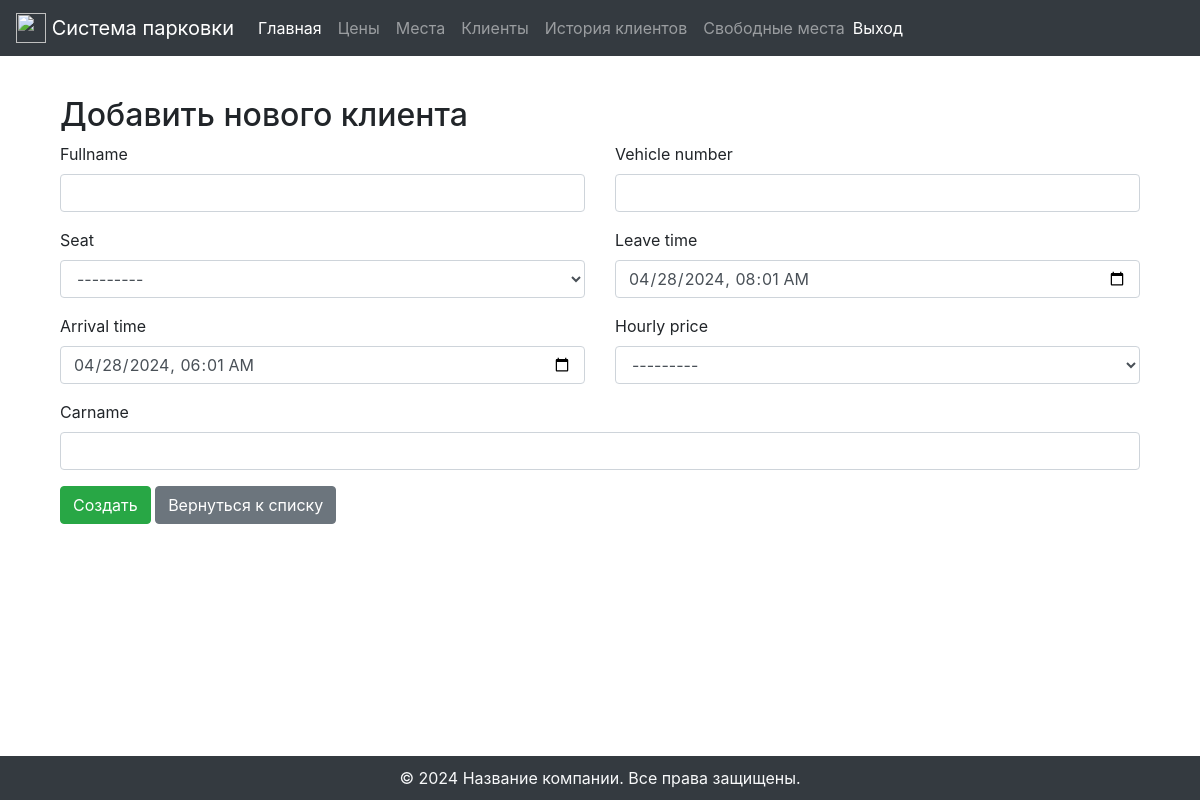
The page /customers/add/ (signed in) on the database as committed earlier.
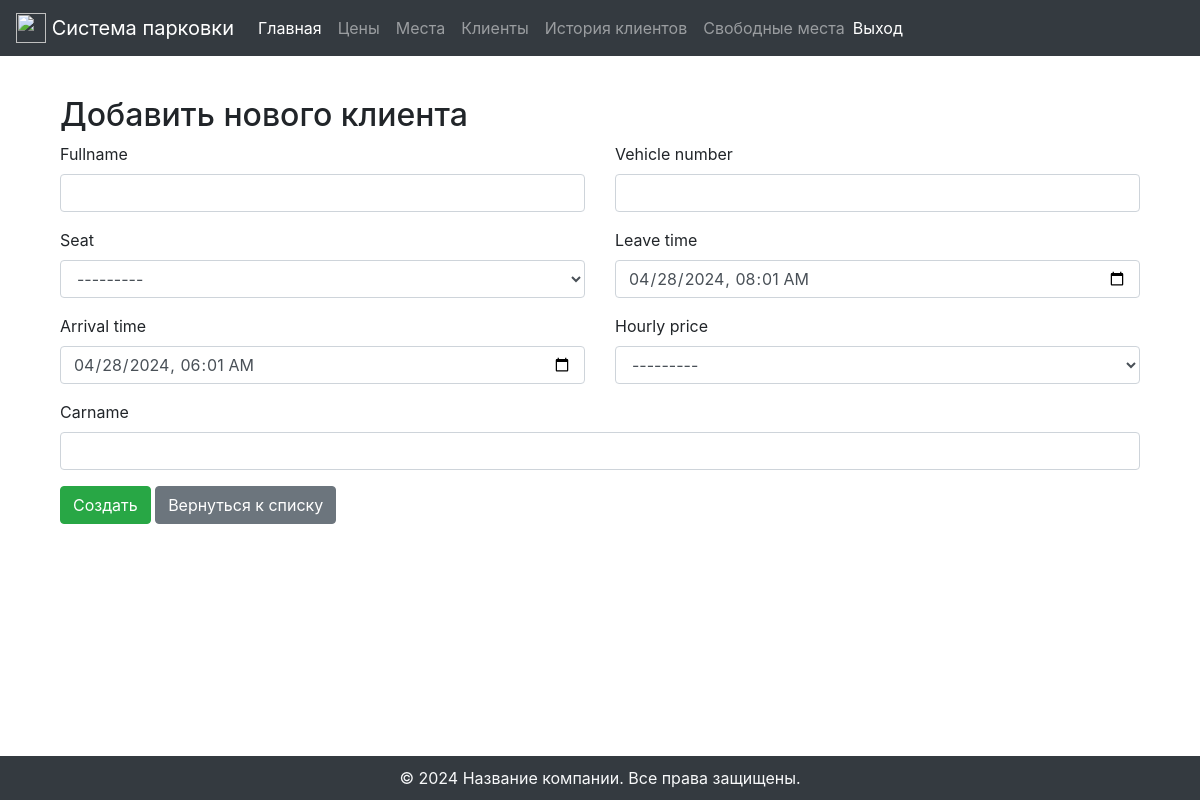
The same page on the database as committed later.
### pages/models.py (models this page shows)
class Seat(models.Model):
    place_name = models.CharField(max_length=255)  # The max_length should be defined based on your varchar requirements
    explanation = models.TextField(null=True, blank=True)  # The question mark indicates that this field can be null
    status = models.BooleanField(default=False)  # New status field with default set to False
    def __str__(self):
        return self.place_name

class Price(models.Model):
    price = models.BigIntegerField()
    description = models.TextField()  # Assuming this is a text description; change the field type if it's not text
    def __str__(self):
        return self.description  # I've corrected this to return a string representation of description

### pages/customer_view.py (the view, shortened to what this page needs)
# urls.py: path('customers/add/', CustomerCreateView.as_view(), name='customer-add'),
@method_decorator(staff_member_required_or_404, name='dispatch')
class CustomerCreateView(CreateView):
    model = Customer
    fields = ['fullname', 'seat', 'vehicle_number', 'arrival_time', 'leave_time', 'hourly_price', 'carname']
    template_name = 'customers/customer_form.html'

### pages/requireds.py (called while the page is built)
def staff_member_required_or_404(view_func):
    def _wrapped_view(request, *args, **kwargs):
        if request.user.is_staff:
            return view_func(request, *args, **kwargs)
        else:
            return HttpResponseNotFound('Not found')
    return _wrapped_view

### templates/customers/customer_form.html (shortened to what this page needs)
{% extends 'base.html' %}
{% block content %}
<div class="container mt-3 mb-3">
    <h2>{% if not object %}Добавить нового клиента{% else %}Редактировать клиента{% endif %}</h2>
    <form method="post" class="form">
        <div class="row">
            <div class="col-md-6">
                <div class="form-group">
                    <label for="{{ form.fullname.id_for_label }}">{{ form.fullname.label }}</label>
                    <input type="text" name="{{ form.fullname.name }}" id="{{ form.fullname.id_for_label }}" class="form-control" value="{{ form.fullname.value|default_if_none:'' }}">
                </div>
                <div class="form-group">
                    <label for="{{ form.seat.id_for_label }}">{{ form.seat.label }}</label>
                    <select name="{{ form.seat.name }}" id="{{ form.seat.id_for_label }}" class="form-control">
                        {% for choice in form.seat.field.choices %}
                            <option value="{{ choice.0 }}" {% if form.seat.value == choice.0 %}selected{% endif %}>{{ choice.1 }}</option>
                        {% endfor %}
                    </select>
                </div>
                <div class="form-group">
                    <label for="{{ form.arrival_time.id_for_label }}">{{ form.arrival_time.label }}</label>
                    <input type="datetime-local" name="{{ form.arrival_time.name }}" id="{{ form.arrival_time.id_for_label }}" class="form-control" value="{{ form.arrival_time.value|date:"Y-m-d\TH:i" }}">
                </div>
            </div>
            <div class="col-md-6">
                <div class="form-group">
                    <label for="{{ form.vehicle_number.id_for_label }}">{{ form.vehicle_number.label }}</label>
                    <input type="text" name="{{ form.vehicle_number.name }}" id="{{ form.vehicle_number.id_for_label }}" class="form-control" value="{{ form.vehicle_number.value|default_if_none:'' }}">
                </div>
                <div class="form-group">
                    <label for="{{ form.leave_time.id_for_label }}">{{ form.leave_time.label }}</label>
                    <input type="datetime-local" name="{{ form.leave_time.name }}" id="{{ form.leave_time.id_for_label }}" class="form-control" value="{{ form.leave_time.value|date:"Y-m-d\TH:i" }}" {% if not form.leave_time.value %}disabled{% endif %}>
                </div>
                <div class="form-group">
                    <label for="{{ form.hourly_price.id_for_label }}">{{ form.hourly_price.label }}</label>
                    <select name="{{ form.hourly_price.name }}" id="{{ form.hourly_price.id_for_label }}" class="form-control">
                        {% for choice in form.hourly_price.field.choices %}
                            <option value="{{ choice.0 }}" {% if form.hourly_price.value == choice.0 %}selected{% endif %}>{{ choice.1 }}</option>
                        {% endfor %}
                    </select>
                </div>
            </div>
            <div class="col-md-12">
            <div class="form-group">
                <label for="{{ form.carname.id_for_label }}">{{ form.carname.label }}</label>
                <input type="text" name="{{ form.carname.name }}" id="{{ form.carname.id_for_label }}" class="form-control" value="{{ form.carname.value|default_if_none:'' }}">
            </div>
            </div>
        </div>
        <button type="submit" class="btn btn-success">{{ object|yesno:"Обновить,Создать" }}</button>
        <a href="{% url 'customer-list' %}" class="btn btn-secondary">Вернуться к списку</a>
    </form>
</div>
{% endblock %}

Rows that differ between the two databases and show on the page:
added Seat: seat "---------"
added Price: hourly_price "---------"
Other text that changed with them:
form field seat: "---------" → (not shown)
form field hourly_price: "---------" → (not shown)
